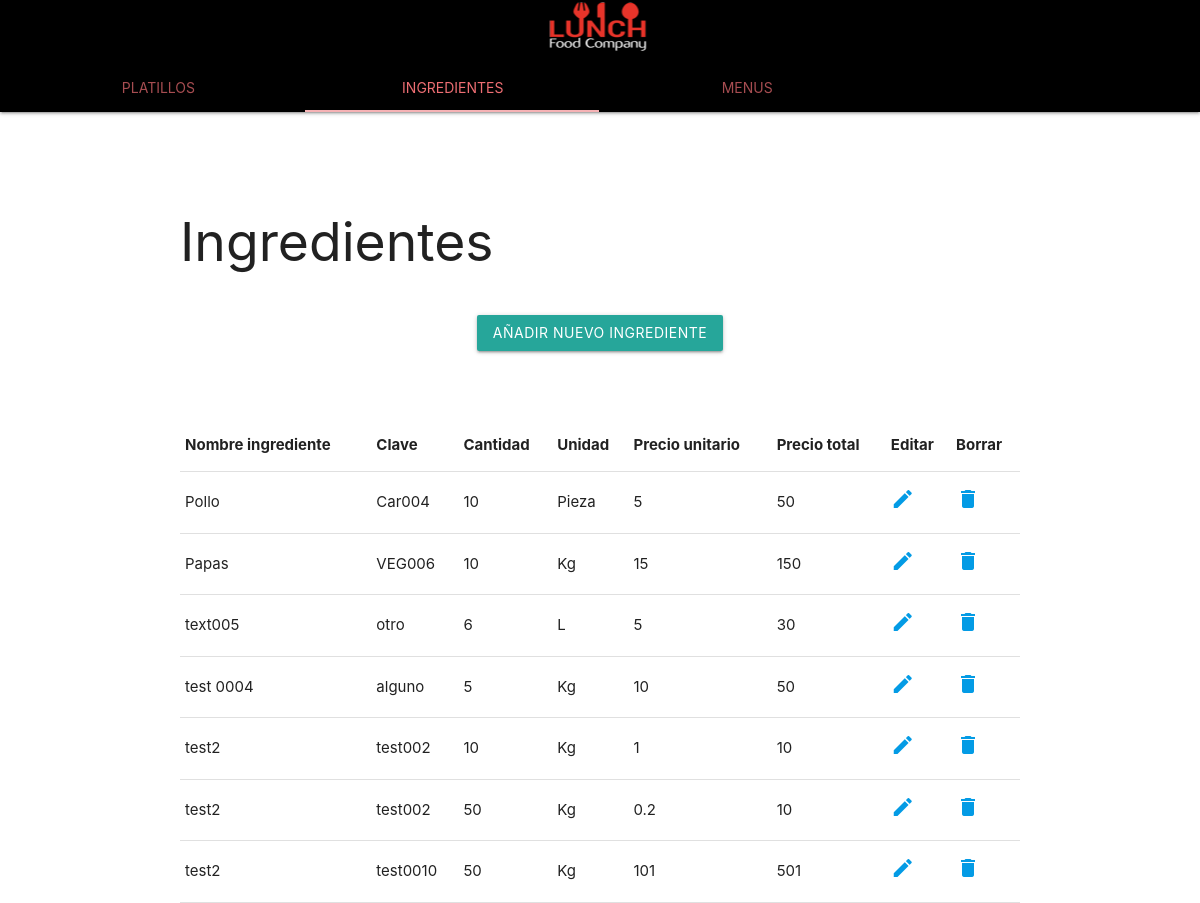
Page /ingredientes.php on the committed database.
### tables this page shows
CREATE TABLE `ingredientes` (
  `id_ingredientes` int(11) NOT NULL,
  `codigo` varchar(10) NOT NULL,
  `cantidad` int(11) NOT NULL,
  `id_unidad` int(11) NOT NULL,
  `nombre_ingrediente` varchar(25) NOT NULL,
  `costo_presentacion` double NOT NULL,
  `costo_unitario` double NOT NULL
);

CREATE TABLE `unidad` (
  `id_unidad` int(11) NOT NULL,
  `des_unidad` varchar(5) NOT NULL
);

### ingredientes.php (the view, shortened to what this page needs)
<!DOCTYPE html>
 <?php
   require('header.php');
   require('conexion.php');
   $sql_ingredientes='SELECT `id_ingredientes`,`codigo`,`cantidad`,`nombre_ingrediente`,`costo_presentacion`,`costo_unitario`,unidad.des_unidad FROM `ingredientes` INNER JOIN unidad ON ingredientes.id_unidad = unidad.id_unidad ORDER BY ingredientes.id_ingredientes DESC ';
   $resultado = mysqli_query($link,$sql_ingredientes) or die(mysqli_error($link));
   ?>
   <div class="container">
 <div id="ingredientes" class="col s12">
       <h2>Ingredientes</h2>
      <div class="center"><a href="nuevo_ingrediente.php"  class="center waves-effect waves-light btn">A&ntilde;adir nuevo ingrediente</a></div>
     <table>
       <thead>
         <tr>
             <th>Nombre ingrediente</th>
             <th>Clave</th>
             <th>Cantidad</th>
             <th>Unidad</th>
             <th>Precio unitario</th>
             <th>Precio total</th>
             <th>Editar</th>
             <th>Borrar</th>
         </tr>
       </thead>
         <?php
		while($row = mysqli_fetch_array($resultado)):
		?>
       <tbody>
         <tr>
           <td><?php echo $row['nombre_ingrediente']; ?></td>
           <td><?php echo $row['codigo']; ?></td>
           <td><?php echo $row['cantidad']; ?></td>
           <td><?php echo $row['des_unidad']; ?></td>
           <td><?php echo $row['costo_unitario']; ?></td>
           <td><?php echo $row['costo_presentacion']; ?></td>
           <td><a href="actualizar_ingre.php?id=<?php echo $row['id_ingredientes']; ?>"><i class="material-icons">edit</i></a></td>
           <td><a href="eliminar_ingre.php?id_ingre=<?php echo $row['id_ingredientes']; ?>"><i class="material-icons">delete</i></a></td>
         </tr>
       </tbody>
          <?php
			endwhile;
           ?>
     </table>
   </div>
   </div>
   </body>
 </html>

### rows in the picture
ingredientes: nombre_ingrediente "Pollo", codigo "Car004", cantidad "10", id_unidad.des_unidad "Pieza", costo_unitario "5", costo_presentacion "50"
ingredientes: nombre_ingrediente "Papas", codigo "VEG006", cantidad "10", id_unidad.des_unidad "Kg", costo_unitario "15", costo_presentacion "150"
ingredientes: nombre_ingrediente "text005", codigo "otro", cantidad "6", id_unidad.des_unidad "L", costo_unitario "5", costo_presentacion "30"
ingredientes: nombre_ingrediente "test 0004", codigo "alguno", cantidad "5", id_unidad.des_unidad "Kg", costo_unitario "10", costo_presentacion "50"
ingredientes: nombre_ingrediente "test2", codigo "test002", cantidad "10", id_unidad.des_unidad "Kg", costo_unitario "1", costo_presentacion "10"
ingredientes: nombre_ingrediente "test2", codigo "test002", cantidad "50", id_unidad.des_unidad "Kg", costo_unitario "0.2", costo_presentacion "10"
ingredientes: nombre_ingrediente "test2", codigo "test0010", cantidad "50", id_unidad.des_unidad "Kg", costo_unitario "101", costo_presentacion "501"
